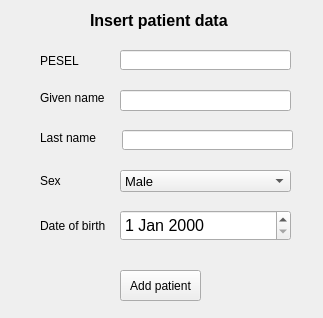
<?xml version="1.0" encoding="UTF-8"?>
<ui version="4.0">
 <class>AddPatient</class>
 <widget class="QWidget" name="AddPatient">
  <property name="geometry">
   <rect>
    <x>0</x>
    <y>0</y>
    <width>323</width>
    <height>318</height>
   </rect>
  </property>
  <property name="windowTitle">
   <string>Form</string>
  </property>
  <widget class="QPushButton" name="push_button_add_patient">
   <property name="geometry">
    <rect>
     <x>120</x>
     <y>270</y>
     <width>81</width>
     <height>31</height>
    </rect>
   </property>
   <property name="text">
    <string>Add patient</string>
   </property>
  </widget>
  <widget class="QLabel" name="label_pesel">
   <property name="geometry">
    <rect>
     <x>40</x>
     <y>50</y>
     <width>47</width>
     <height>21</height>
    </rect>
   </property>
   <property name="font">
    <font>
     <pointsize>9</pointsize>
    </font>
   </property>
   <property name="text">
    <string>PESEL</string>
   </property>
  </widget>
  <widget class="QLabel" name="label_given_name">
   <property name="geometry">
    <rect>
     <x>40</x>
     <y>90</y>
     <width>71</width>
     <height>16</height>
    </rect>
   </property>
   <property name="font">
    <font>
     <pointsize>9</pointsize>
    </font>
   </property>
   <property name="text">
    <string>Given name</string>
   </property>
  </widget>
  <widget class="QLabel" name="label_last_name">
   <property name="geometry">
    <rect>
     <x>40</x>
     <y>130</y>
     <width>61</width>
     <height>16</height>
    </rect>
   </property>
   <property name="font">
    <font>
     <pointsize>9</pointsize>
    </font>
   </property>
   <property name="text">
    <string>Last name</string>
   </property>
  </widget>
  <widget class="QLabel" name="label_sex">
   <property name="geometry">
    <rect>
     <x>40</x>
     <y>170</y>
     <width>61</width>
     <height>21</height>
    </rect>
   </property>
   <property name="font">
    <font>
     <pointsize>9</pointsize>
    </font>
   </property>
   <property name="text">
    <string>Sex</string>
   </property>
  </widget>
  <widget class="QLabel" name="label_date_of_birth">
   <property name="geometry">
    <rect>
     <x>40</x>
     <y>210</y>
     <width>71</width>
     <height>31</height>
    </rect>
   </property>
   <property name="font">
    <font>
     <pointsize>9</pointsize>
    </font>
   </property>
   <property name="text">
    <string>Date of birth</string>
   </property>
  </widget>
  <widget class="QLineEdit" name="line_edit_pesel">
   <property name="geometry">
    <rect>
     <x>120</x>
     <y>50</y>
     <width>171</width>
     <height>20</height>
    </rect>
   </property>
  </widget>
  <widget class="QLineEdit" name="line_edit_given_name">
   <property name="geometry">
    <rect>
     <x>120</x>
     <y>90</y>
     <width>171</width>
     <height>21</height>
    </rect>
   </property>
  </widget>
  <widget class="QLineEdit" name="line_edit_last_name">
   <property name="geometry">
    <rect>
     <x>122</x>
     <y>130</y>
     <width>171</width>
     <height>20</height>
    </rect>
   </property>
  </widget>
  <widget class="QComboBox" name="combo_box_sex">
   <property name="geometry">
    <rect>
     <x>120</x>
     <y>170</y>
     <width>171</width>
     <height>22</height>
    </rect>
   </property>
   <property name="font">
    <font>
     <pointsize>10</pointsize>
    </font>
   </property>
   <item>
    <property name="text">
     <string>Male</string>
    </property>
   </item>
   <item>
    <property name="text">
     <string>Female</string>
    </property>
   </item>
  </widget>
  <widget class="QDateEdit" name="date_of_birth_edit">
   <property name="geometry">
    <rect>
     <x>120</x>
     <y>210</y>
     <width>171</width>
     <height>31</height>
    </rect>
   </property>
   <property name="font">
    <font>
     <pointsize>12</pointsize>
    </font>
   </property>
  </widget>
  <widget class="QLabel" name="label_header">
   <property name="geometry">
    <rect>
     <x>90</x>
     <y>10</y>
     <width>181</width>
     <height>20</height>
    </rect>
   </property>
   <property name="font">
    <font>
     <pointsize>12</pointsize>
     <weight>75</weight>
     <bold>true</bold>
     <underline>false</underline>
    </font>
   </property>
   <property name="text">
    <string>Insert patient data</string>
   </property>
  </widget>
 </widget>
 <resources/>
 <connections/>
</ui>
